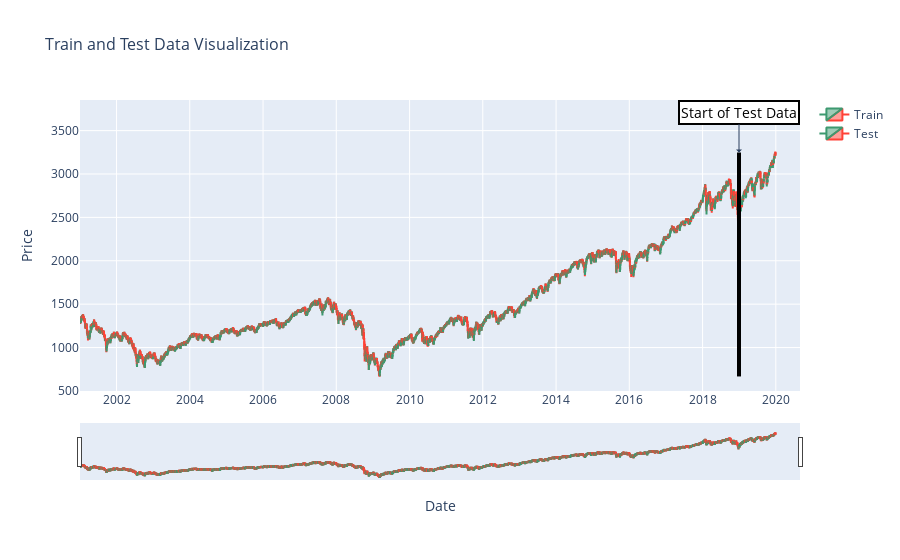

This figure's notebook cell:
### Code cell
def plot_train_test(train, test, date_split):
    # 创建图形
    train_candle = go.Candlestick(x=train.index, open=train['Open'], high=train['High'], low=train['Low'], close=train['Close'], name='Train')
    test_candle = go.Candlestick(x=test.index, open=test['Open'], high=test['High'], low=test['Low'], close=test['Close'], name='Test')
    
    fig = go.Figure(data=[train_candle, test_candle])
    
    # 添加分割线
    fig.add_shape(
        type="line",
        x0=date_split, y0=min(min(train['Low']), min(test['Low'])),
        x1=date_split, y1=max(max(train['High']), max(test['High'])),
        line=dict(color="Black", width=4)
    )
    
    # 添加注释
    fig.add_annotation(
        x=date_split, y=max(max(train['High']), max(test['High'])), ax=0, ay=-40,  # Adjust the arrow position
        xref='x', yref='y',
        showarrow=True, arrowhead=1,
        text="Start of Test Data",
        font=dict(size=14, color="black"),  # Increase font size and specify color
        bgcolor="white",  # Add background color for better readability
        bordercolor="black",
        borderwidth=2
    )
    
    # 更新布局
    fig.update_layout(
        title='Train and Test Data Visualization',
        xaxis_title='Date',
        yaxis_title='Price',
        title_font=dict(size=16),  # Increase title font size
        xaxis=dict(
            title_font=dict(size=14),  # Increase x-axis title font size
            tickfont=dict(size=12)  # Increase x-axis tick font size
        ),
        yaxis=dict(
            title_font=dict(size=14),  # Increase y-axis title font size
            tickfont=dict(size=12)  # Increase y-axis tick font size
        )
    )
    # 显示图形
    fig.show()

# 调用函数
plot_train_test(train, test, date_split)

### Figure 1 — Plotly figure (JSON) as saved in the notebook; plotly's stock layout.template omitted (floating-point values rounded to 4 significant figures; data arrays with more than 128 entries replaced by an {"elided": "..."} marker saying what was removed)
{"data": [{"close": {"elided": "4526 float values"}, "high": {"elided": "4526 float values"}, "low": {"elided": "4526 float values"}, "name": "Train", "open": {"elided": "4526 float values"}, "type": "candlestick", "x": {"elided": "4526 str values"}}, {"close": {"elided": "252 float values"}, "high": {"elided": "252 float values"}, "low": {"elided": "252 float values"}, "name": "Test", "open": {"elided": "252 float values"}, "type": "candlestick", "x": {"elided": "252 str values"}}], "layout": {"annotations": [{"arrowhead": 1, "ax": 0, "ay": -40, "bgcolor": "white", "bordercolor": "black", "borderwidth": 2, "font": {"color": "black", "size": 14}, "showarrow": true, "text": "Start of Test Data", "x": "2018-12-30", "xref": "x", "y": 3248.0, "yref": "y"}], "shapes": [{"line": {"color": "Black", "width": 4}, "type": "line", "x0": "2018-12-30", "x1": "2018-12-30", "y0": 666.8, "y1": 3248.0}], "title": {"font": {"size": 16}, "text": "Train and Test Data Visualization"}, "xaxis": {"tickfont": {"size": 12}, "title": {"font": {"size": 14}, "text": "Date"}}, "yaxis": {"tickfont": {"size": 12}, "title": {"font": {"size": 14}, "text": "Price"}}}}
